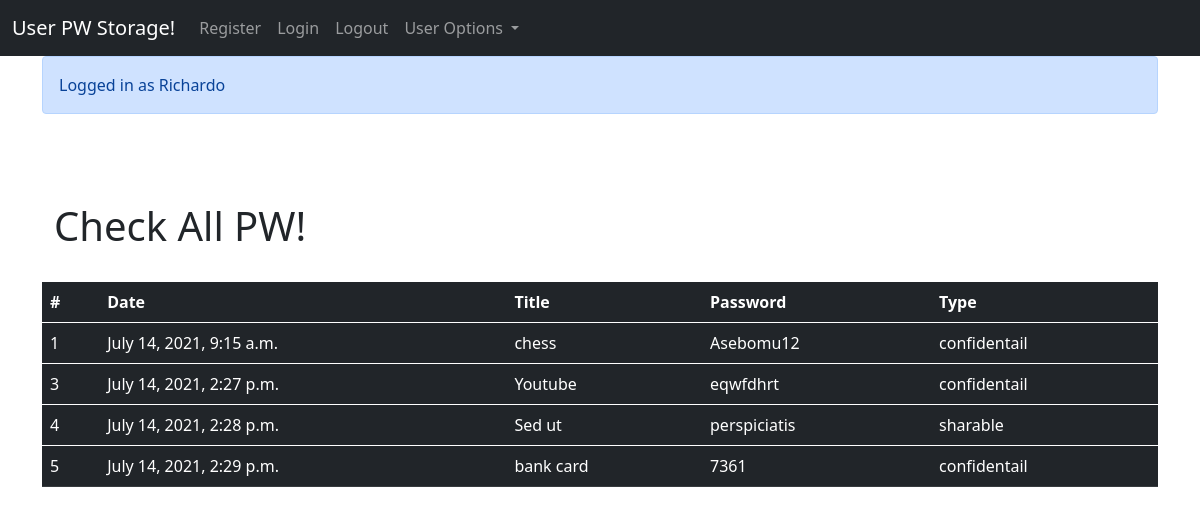
/all_pws/ (signed in), run on the app's committed database.
### pw_storage/models.py (models this page shows, shortened)
class User_pw(models.Model):
    PW_TYPES = [('confidentail', 'confidentail'),('sharable', 'sharable')]
    title = models.CharField(max_length=100)
    password = models.CharField(max_length=50)
    date = models.DateTimeField(auto_now_add=True)
    type = models.CharField(choices=PW_TYPES, max_length=12)
    user = models.ForeignKey(User, on_delete=models.PROTECT, null=False, blank=False)

### pw_storage/views.py (the view)
# urls.py: path('all_pws/', views.user_pw_all, name="all-page"),
@login_required(login_url=login_page)
def user_pw_all(request):
    if request.user.is_authenticated:
        messages.success(request, "Logged in as %s" % request.user)
    logged_in_user = request.user
    logged_in_user_pws = User_pw.objects.filter(user=logged_in_user)
    if not logged_in_user_pws:
        message = 'Please create a password'
        return render(request, "pw_storage/user_password/user_pw_all.html", {'no_pws': message})
    return render(request, "pw_storage/user_password/user_pw_all.html", {'pws': logged_in_user_pws})

### pw_storage/templates/pw_storage/user_password/user_pw_all.html
{% extends 'pw_storage/base.html' %}
{% block content %}
{% if messages %}
<div class="alert alert-primary" role="alert" >
  {% for message in messages %}
     {{ message }}
    {% endfor %}
</div>
<br>
{% endif %}
<br>
<div class="jumbotron jumbotron-fluid">
  <div class="container">
    <br>
    <h1 class="display-7">Check All PW!</h1>
  </div>
</div>
<br>
{% if no_pws %}
<div class="jumbotron">
  <h1 class="display-4">No pws created yet</h1>
  <hr class="my-4">
  <p class="lead">{{ no_pws }}</p>
  <p class="lead">
    <a class="btn btn-primary btn-lg" href="{% url 'add-page' %}" role="button">Learn more</a>
  </p>
</div>
{% else %}
<table class="table table-dark">
  <thead>
    <tr>
      <th scope="col">#</th>
      <th scope="col">Date</th>
      <th scope="col">Title</th>
      <th scope="col">Password</th>
      <th scope="col">Type</th>
    </tr>
  </thead>
    {% for post in pws %}
    <tbody>
      <tr>
        <td>{{ post.id }}</td>
        <td>{{ post.date }}</td>
        <td>{{ post.title }}</td>
        <td>{{ post.password }}</td>
        <td>{{ post.type }}</td>
      </tr>
    </tbody>
    {% endfor %}
</table>
{% endif %}
{% endblock %}

### data on the page
User_pw: id "1", date "July 14, 2021, 9:15 a.m.", title "chess", password "Asebomu12", type "confidentail"
User_pw: id "3", date "July 14, 2021, 2:27 p.m.", title "Youtube", password "eqwfdhrt", type "confidentail"
User_pw: id "4", date "July 14, 2021, 2:28 p.m.", title "Sed ut", password "perspiciatis", type "sharable"
User_pw: id "5", date "July 14, 2021, 2:29 p.m.", title "bank card", password "7361", type "confidentail"

### other printed values
{{ message }} "Logged in as Richardo"
